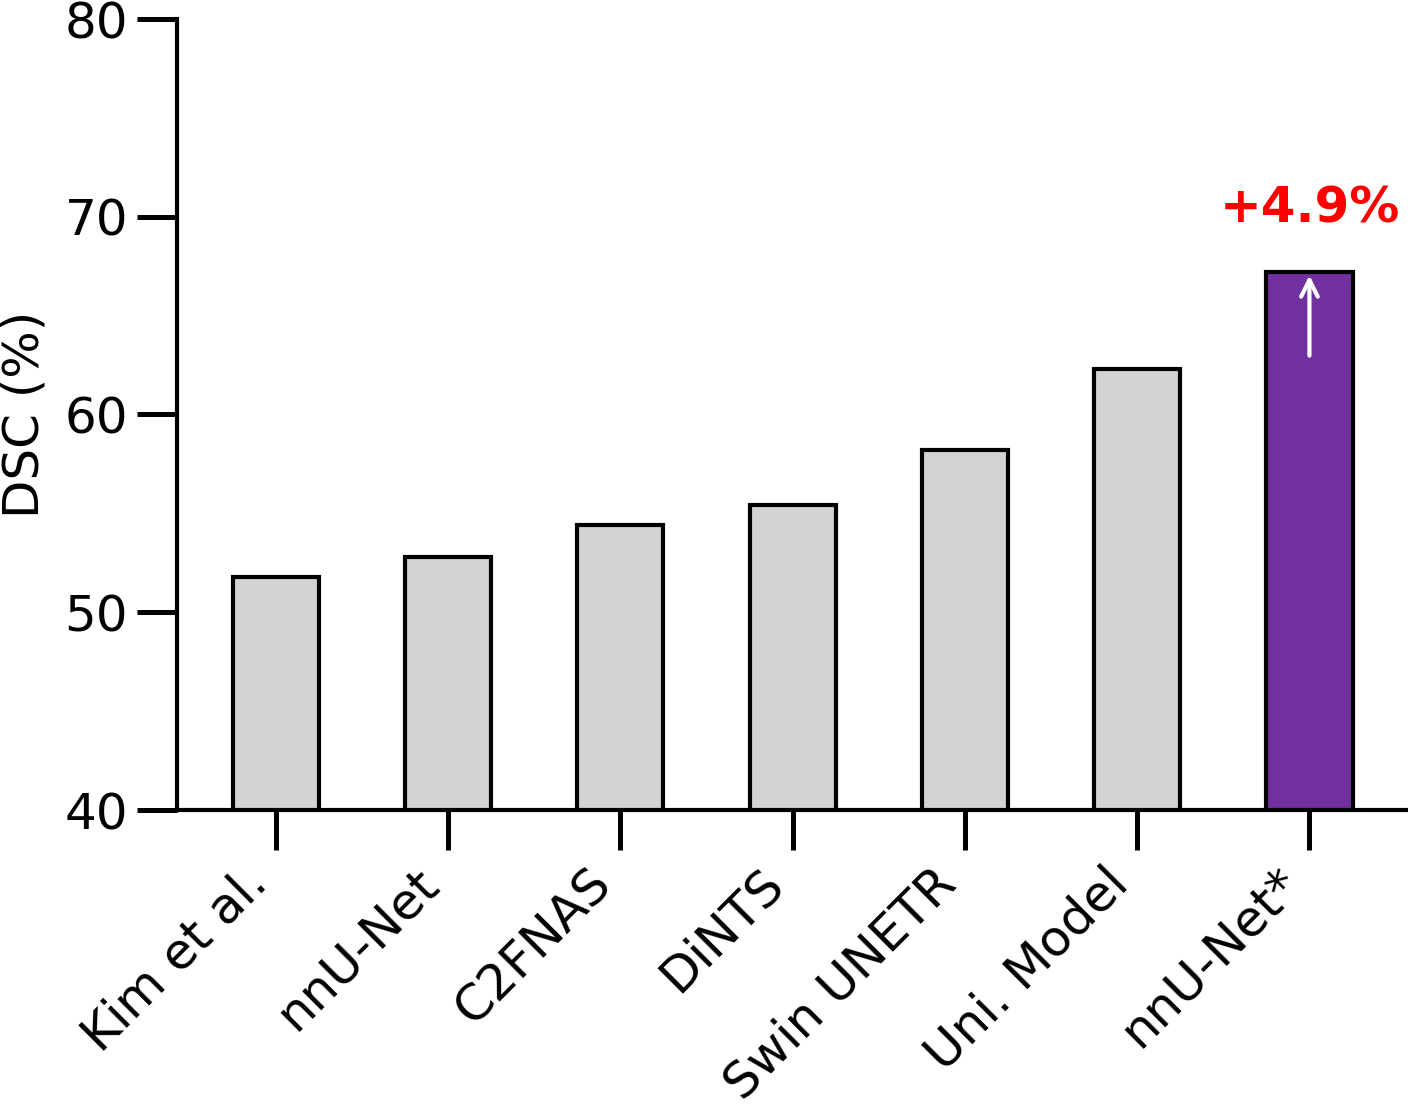

Write the Python code that produced this figure.
'''
python -W ignore fig_ePAI_won_MSD.py --fontsize 12
'''

import matplotlib.pyplot as plt
import numpy as np
import argparse
from pathlib import Path
from matplotlib.ticker import MaxNLocator

def parse_args():
    parser = argparse.ArgumentParser(description="Plot DSC performance for different methods")
    parser.add_argument('--figsize', type=float, nargs=2, default=[4.5, 4], help='Figure size (width height)')
    parser.add_argument('--fontsize', type=int, default=14, help='Font size for labels and ticks')
    parser.add_argument('--linewidth', type=float, default=1, help='Line width for bars and spines')
    parser.add_argument('--bar_width', type=float, default=0.5, help='Width of each bar')
    parser.add_argument('--ytick_bins', type=int, default=4, help='Number of bins in the y-axis')
    parser.add_argument('--ylim', type=float, nargs=2, default=[40, 80], help='Y-axis limits (min max)')
    parser.add_argument('--output_dir', type=str, default='.', help='Directory to save the output figure')
    parser.add_argument('--axiswidth', type=float, default=1.2, help='Width of the axes')
    parser.add_argument('--labelpad', type=int, default=5, help='Padding for labels')
    return parser.parse_args()

def plot_performance_bar(args):
    methods = [
        "Kim et al.", "C2FNAS",
        "nnU-Net", "DiNTS", "Swin UNETR", "Uni. Model", "nnU-Net*"
    ]
    dsc = [51.8, 54.4, 52.8, 55.4, 58.2, 62.3, 67.2]

    # Sort by DSC
    sorted_pairs = sorted(zip(dsc, methods))
    dsc_sorted, methods_sorted = zip(*sorted_pairs)

    colors = ['lightgray'] * len(methods_sorted)
    colors[methods_sorted.index("nnU-Net*")] = [112/255, 48/255, 160/255]

    x = np.arange(len(methods_sorted))

    fig, ax = plt.subplots(figsize=args.figsize)

    bars = ax.bar(x, dsc_sorted, width=args.bar_width, color=colors,
                  edgecolor='black', linewidth=args.linewidth, zorder=2)

    ax.set_xticks(x)
    ax.set_xticklabels(methods_sorted, rotation=45, ha='right', fontsize=args.fontsize)
    ax.tick_params(axis='y', labelsize=args.fontsize)
    ax.set_ylabel('DSC (%)', fontsize=args.fontsize)
    ax.set_ylim(args.ylim)
    ax.yaxis.set_major_locator(MaxNLocator(nbins=args.ytick_bins, prune=None))
    ax.tick_params(axis='both', which='major', length=args.axiswidth*8, width=args.axiswidth, pad=args.labelpad//2)

    ax.spines['top'].set_visible(False)
    ax.spines['right'].set_visible(False)
    for spine in ax.spines.values():
        spine.set_linewidth(args.linewidth)

    # Add arrow and annotation between top two bars
    best_idx = len(dsc_sorted) - 1
    second_best_idx = len(dsc_sorted) - 2
    best_val = dsc_sorted[best_idx]
    second_val = dsc_sorted[second_best_idx]
    diff = best_val - second_val

    arrow_offset = 0.25
    arrowprops = dict(arrowstyle='->', color='white', linewidth=args.linewidth)
    ax.annotate('',
                xy=(best_idx, best_val + arrow_offset),
                xytext=(best_idx, second_val + arrow_offset),
                arrowprops=arrowprops)

    ax.text(best_idx, best_val + 2.0, f"+{diff:.1f}%",
            ha='center', va='bottom', fontsize=args.fontsize, color='red', weight='bold')

    fig.tight_layout()

    out_path = Path(args.output_dir) / "fig_ePAI_won_MSD.png"
    fig.savefig(out_path, dpi=300, bbox_inches='tight', pad_inches=0.0)
    print(f"Figure saved to {out_path}")

if __name__ == "__main__":
    args = parse_args()
    plot_performance_bar(args)
